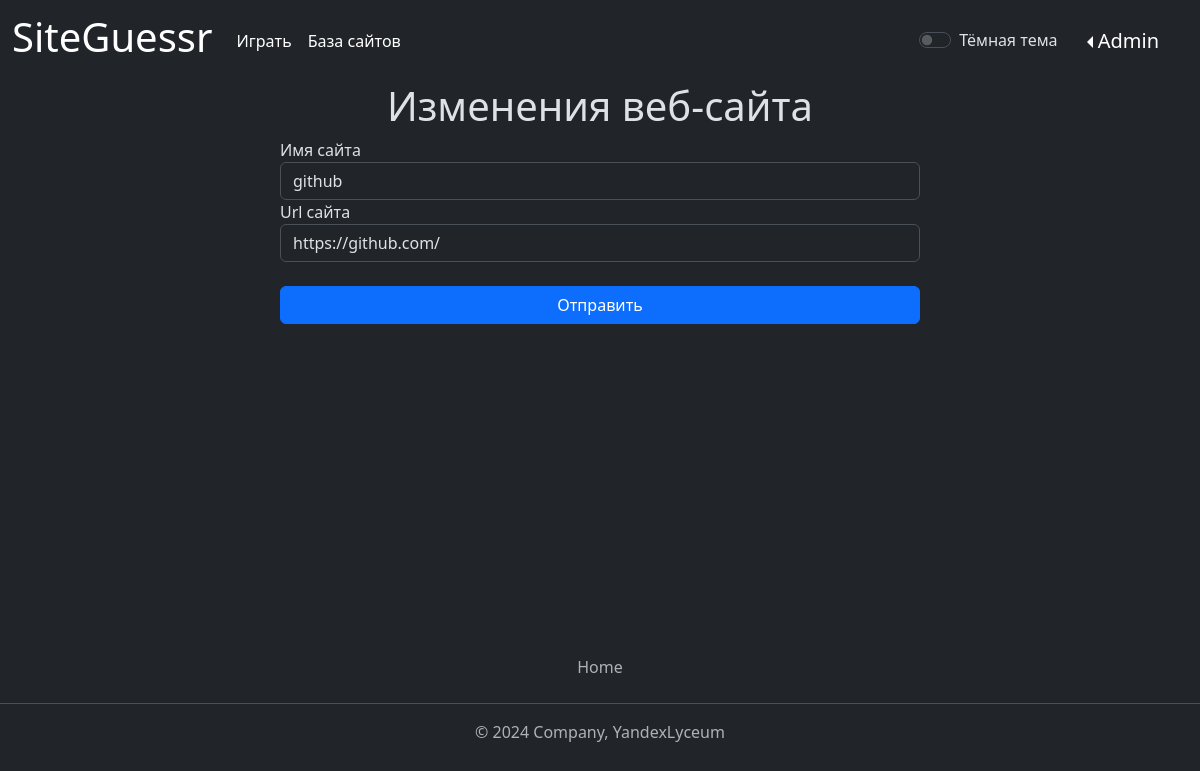
Page /website/1 (signed in) on the committed database.
### data/users.py (models this page shows, shortened)
class User(SqlAlchemyBase, UserMixin, SerializerMixin):
    __tablename__ = 'user'
    id = sqlalchemy.Column(sqlalchemy.Integer,
                           primary_key=True, autoincrement=True)
    login = sqlalchemy.Column(sqlalchemy.String, unique=True, nullable=True)
    description = sqlalchemy.Column(sqlalchemy.String)  # описание
    role = sqlalchemy.Column(sqlalchemy.String, nullable=True, default="newbie")  # роль
    banned = sqlalchemy.Column(sqlalchemy.Boolean, nullable=True, default=False)  # бан
    created_date = sqlalchemy.Column(sqlalchemy.DateTime)
    modified_date = sqlalchemy.Column(sqlalchemy.DateTime)
    hashed_password = sqlalchemy.Column(sqlalchemy.String, nullable=True)
    statistic = orm.relationship("Statistic", back_populates='user', uselist=False)
    games = orm.relationship("Game", back_populates='user')
    website = orm.relationship("Website", back_populates='user')

### data/websites.py (models this page shows)
class Website(SqlAlchemyBase, SerializerMixin):
    __tablename__ = 'website'
    id = sqlalchemy.Column(sqlalchemy.Integer, primary_key=True, autoincrement=True)
    name = sqlalchemy.Column(sqlalchemy.String, nullable=True)
    url = sqlalchemy.Column(sqlalchemy.String)
    user_id = sqlalchemy.Column(sqlalchemy.Integer, sqlalchemy.ForeignKey("user.id"), nullable=True)
    user = orm.relationship('User')

### main.py (the view, shortened to what this page needs)
@app.route('/website/<int:website_id>', methods=['GET', 'POST'])
@login_required
def website_edit(website_id):
    if not ((current_user.role == "admin" or current_user.role == "main admin") and current_user.banned != 1):
        return redirect("/")
    form = WebsiteRegisterForm()
    params = {"title": "Изменения веб-сайта",
              "form": form}
    if request.method == "GET":
        db_sess = db_session.create_session()
        website = db_sess.query(Website).get(website_id)
        if website:
            form.name.data = website.name
            form.url.data = website.url
        else:
            abort(404)
    return render_template('website.html', **params)

### forms/website_register.py
class WebsiteRegisterForm(FlaskForm):
    name = StringField('Имя сайта',
                       validators=[Length(min=1, max=25), Optional()])
    url = URLField('Url сайта', validators=[DataRequired(message="Это поле обязательно к заполнению."),
                                            InputRequired(message="Это поле обязательно к заполнению."),
                                            URL(message="Введите действительный URL-адрес.")])
    submit = SubmitField('Отправить')

### data/db_session.py (called while the page is built)
def create_session() -> Session:
    global __factory
    return __factory()

### main.py (called while the page is built)
@login_manager.user_loader
def load_user(user_id):
    db_sess = db_session.create_session()
    return db_sess.query(User).get(user_id)

### templates/website.html (shortened to what this page needs)
<div class="main-body">
    <h1 class="d-flex justify-content-center"><% title %></h1>
    <div class="d-flex justify-content-center">
        <form action="" method="post" class="form">
            <div>
                <% form.name.label %><br>
            </div>
            <div>
                <% form.url.label %><br>
                <% form.url(class="form-control") %><br>
            </div>
            <div class="d-grid gap-2 mb-4">
            </div>
        </form>
    </div>
</div>

### templates/base.html (shortened to what this page needs)
<!DOCTYPE html>
<html lang="ru" data-bs-theme="dark">
<head>
    <link href="https://cdn.jsdelivr.net/npm/bootstrap@5.3.2/dist/css/bootstrap.min.css" rel="stylesheet"
>
    <link rel="stylesheet" type="text/css" href=<% url_for(
    'static', filename='css/style.css') %> />
</head>
<body class="d-flex flex-column min-vh-100">
<header>
    <nav class="navbar navbar-expand">
        <div class="container-fluid">
            <a class="navbar-brand" href="/"><h1> SiteGuessr </h1></a>
            <div class="collapse navbar-collapse" id="navbarNav">
                <ul class="navbar-nav">
                    <li class="nav-item">
                        <a class="nav-link active" aria-current="page" href="/game_menu">Играть</a>
                    </li>
                </ul>
                <ul class="navbar-nav">
                    <li class="nav-item">
                        <a href="/websites" class="nav-link active" aria-current="page">База сайтов</a>
                    </li>
                </ul>
            </div>
            <div class="form-check form-switch px-3">
                <input class="form-check-input" type="checkbox" role="switch" id="btnSwitch">
                <label class="form-check-label" for="btnSwitch">Тёмная тема</label>
            </div>
            <div class="row">
                <div class="dropdown dropstart">
                    <button class="navbar-brand dropdown-toggle btn"
                            id="dropdownMenuLink" data-bs-toggle="dropdown" aria-expanded="false"><%
                    </button>
                </div>
            </div>
        </div>
    </nav>
</header>
<footer class="py-3 my-4 mt-auto">
    <ul class="nav justify-content-center border-bottom pb-3 mb-3">
        <li class="nav-item"><a href="/" class="nav-link px-2 text-muted">Home</a></li>
    </ul>
    <p class="text-center text-muted">© 2024 Company, YandexLyceum</p>
</footer>
</body>
</html>

### static/css/style.css (style rules this page uses)
.main-body { margin-left: 10%; margin-right: 10%; }
.form { width: 40rem; }

### rows in the picture
User: login "Admin"
Website: name "github", url "https://github.com/"

### other values in the picture
{{ title }} "Изменения веб-сайта"
